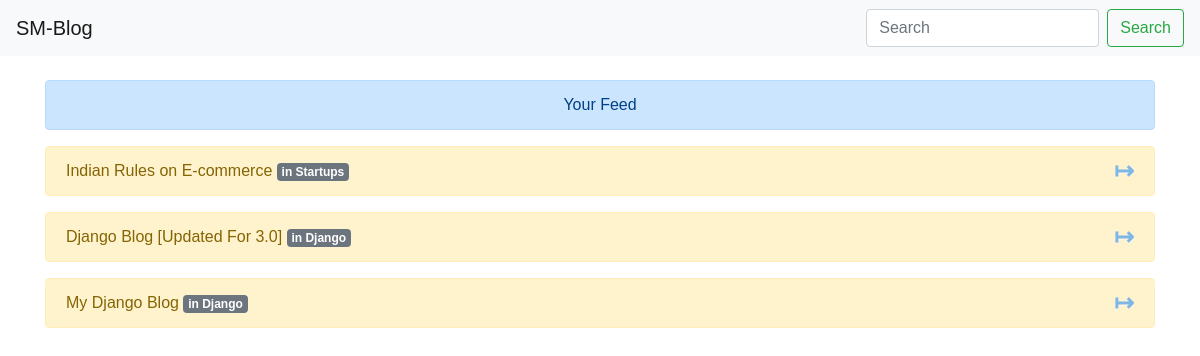
The page /feed/ (signed in) on the database its author committed.
### myapp/models.py (models this page shows, shortened)
class Post(models.Model):
    STATUS_CHOICE = (
        ('draft', 'Draft'),
        ('publish', 'Publish'),
    )
    title = models.CharField(max_length=200, unique=True)
    slug = models.SlugField(unique=True)
    author = models.ForeignKey(User, on_delete=models.CASCADE)
    category = models.ForeignKey(Category, on_delete=models.CASCADE)
    thumbnail = models.ImageField(upload_to='thumbnails/', blank=True, null=True)
    created = models.DateTimeField(auto_now_add=True)
    updated = models.DateTimeField(blank=True, null=True)
    content = RichTextField()
    status = models.CharField(max_length=50, choices=STATUS_CHOICE, default='draft')
    tags = TaggableManager(blank=True)
    likes = models.ManyToManyField(User, related_name='post_likes', blank=True)
    dislikes = models.ManyToManyField(User, related_name='post_dislikes', blank=True)
    views = models.IntegerField(default=0, blank=True, null=True)
    author_profile = models.ForeignKey('Profile', on_delete=models.CASCADE)
    class Meta:
        ordering = ('-created',)

class Category(models.Model):
    name = models.CharField(max_length=100)
    slug = models.SlugField(unique=True)
    followers = models.ManyToManyField(User, related_name='category_follower')

### myapp/views.py (the view)
# urls.py: path('feed/', views.feed_post, name='feed_post'),
@login_required
def feed_post(request):
    my_feed = Post.objects.filter(category__followers=request.user)
    posts = my_feed
    return render(request, 'myapp/feed.html', {'posts' : posts})

### templates/myapp/feed.html (shortened to what this page needs)
{% extends 'base.html' %}
{% block content %}
<div class="alert alert-primary my-3" style="text-align: center;" role="alert">
    Your Feed
</div>
{% if posts %}
{% for post in posts %}
<div class="alert alert-warning alert-dismissible fade show" role="alert">
   {{ post.title }} <small class="badge badge-secondary">in {{ post.category.name }}</small>
  <button type="button" class="close">
    <span aria-hidden="true"><a href="/{{ post.slug }}/">&RightTeeArrow;</a></span>
  </button>
</div>
{% endfor %}
{% else %}
<div class="alert alert-warning my-3" style="text-align: center;" role="alert">
  Follow Category To See Feed. <a href="{% url 'CategoryListView' %}">Click Here</a>
</div>
{% endif %}
{% endblock content %}

### templates/base.html (style rules this page uses)
html, body { font-family: 'Work Sans', sans-serif; }

### rows shown on the page
Post: title "Indian Rules on E-commerce", category.name "Startups"
Post: title "Django Blog [Updated For 3.0]", category.name "Django"
Post: title "My Django Blog", category.name "Django"
